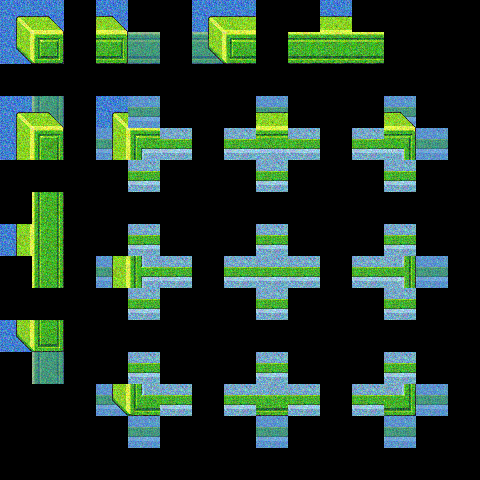

Below is a game level as drawn by its tile map, then a one-line description and the .tmx that defines it (tile-layer data replaced by summaries):
An orthogonal 15x15 tile map with 32x32 px tiles, 8 tile layers (regions_input, regions_output, input_set, inputnot_set, ...), 2 tilesets.

<map version="1.0" orientation="orthogonal" width="15" height="15" tilewidth="32" tileheight="32">
 <tileset firstgid="1" name="tiles32" tilewidth="32" tileheight="32">
  <image source="asset_dir/tiles32.png" width="256" height="256" />
 </tileset>
 <tileset firstgid="65" name="building" tilewidth="32" tileheight="32">
  <image source="asset_dir/building.png" width="256" height="256" />
 </tileset>
 <layer name="regions_input" width="15" height="15">
  <data>[225 cells, 60 non-empty, 2 distinct tile ids]</data>
 </layer>
 <layer name="regions_output" width="15" height="15">
  <data>[225 cells, 36 non-empty, 1 distinct tile ids]</data>
 </layer>
 <layer name="input_set" width="15" height="15">
  <data>[225 cells, 44 non-empty, 4 distinct tile ids]</data>
 </layer>
 <layer name="inputnot_set" width="15" height="15" opacity="0.51">
  <data>[225 cells, 16 non-empty, 3 distinct tile ids]</data>
 </layer>
 <layer name="output_foreground" width="15" height="15">
  <data>[225 cells, 17 non-empty, 17 distinct tile ids]</data>
 </layer>
 <layer name="output_background" width="15" height="15">
  <data>[225 cells, 3 non-empty, 1 distinct tile ids]</data>
 </layer>
 <layer name="output_background2" width="15" height="15">
  <data>[225 cells, 12 non-empty, 8 distinct tile ids]</data>
 </layer>
 <layer name="output_background3" width="15" height="15">
  <data>[225 cells, 3 non-empty, 2 distinct tile ids]</data>
 </layer>
</map>
